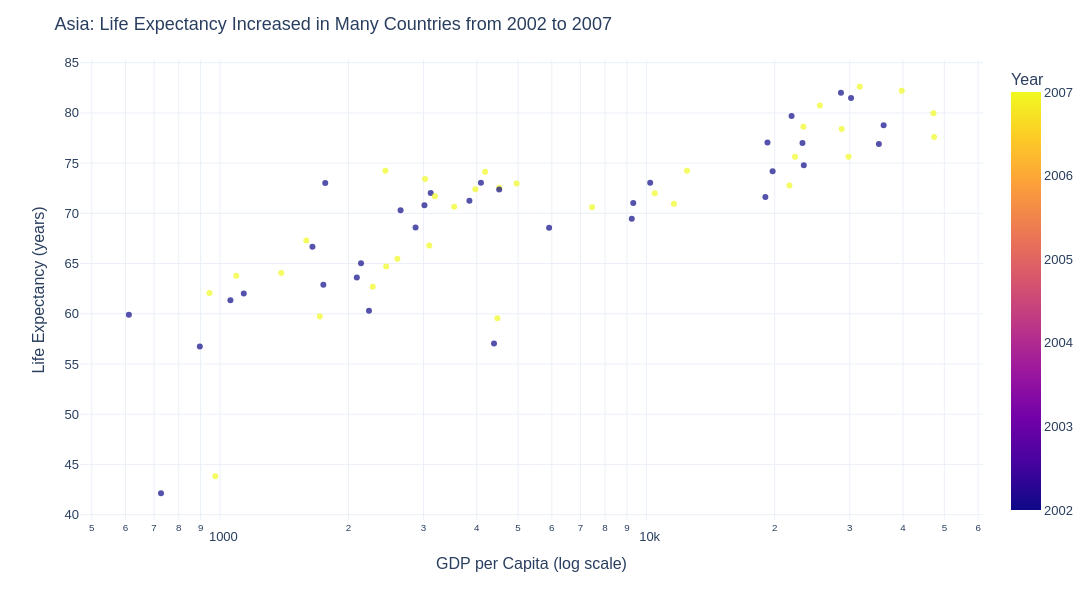

Notebook code for this chart:
### Markdown cell above
## Task 1 — Scatter: life expectancy change over time

**What to build:** A scatter showing **GDP per capita vs life expectancy** for **two years** (2002 and 2007) to show how both moved — use **colour for year** (just 2 colours), **one continent only**.

Choose any continent except Africa (that was the example). Highlight the change direction.

> 💡 Filter: `df.loc[df['continent'] == 'YOUR_CHOICE']` then filter years

### Code cell
# Task 1
# YOUR CODE HERE

asia = df[(df['continent'] == 'Asia') & 
          (df['year'].isin([2002, 2007]))]

fig = px.scatter(
    data_frame=asia,
    x='gdpPercap',
    y='lifeExp',
    color='year',
    hover_name='country',
    log_x=True,
    color_discrete_map={2002: '#2563EB', 2007: '#F97316'},
    labels={
        'gdpPercap': 'GDP per Capita (log scale)',
        'lifeExp': 'Life Expectancy (years)',
        'year': 'Year'
    },
    template='plotly_white',
    opacity=0.7
)

fig.update_layout(
    title='Asia: Life Expectancy Increased in Many Countries from 2002 to 2007',
    font=dict(family='Arial', size=13),
    height=600,
    width=1100
)

fig.show()

### Figure 1 — Plotly figure (JSON) as saved in the notebook; plotly's stock layout.template omitted (floating-point values rounded to 4 significant figures)
{"data": [{"hovertemplate": "<b>%{hovertext}</b><br><br>GDP per Capita (log scale)=%{x}<br>Life Expectancy (years)=%{y}<br>Year=%{marker.color}<extra></extra>", "hovertext": ["Afghanistan", "Afghanistan", "Bahrain", "Bahrain", "Bangladesh", "Bangladesh", "Cambodia", "Cambodia", "China", "China", "Hong Kong, China", "Hong Kong, China", "India", "India", "Indonesia", "Indonesia", "Iran", "Iran", "Iraq", "Iraq", "Israel", "Israel", "Japan", "Japan", "Jordan", "Jordan", "Korea, Dem. Rep.", "Korea, Dem. Rep.", "Korea, Rep.", "Korea, Rep.", "Kuwait", "Kuwait", "Lebanon", "Lebanon", "Malaysia", "Malaysia", "Mongolia", "Mongolia", "Myanmar", "Myanmar", "Nepal", "Nepal", "Oman", "Oman", "Pakistan", "Pakistan", "Philippines", "Philippines", "Saudi Arabia", "Saudi Arabia", "Singapore", "Singapore", "Sri Lanka", "Sri Lanka", "Syria", "Syria", "Taiwan", "Taiwan", "Thailand", "Thailand", "Vietnam", "Vietnam", "West Bank and Gaza", "West Bank and Gaza", "Yemen, Rep.", "Yemen, Rep."], "legendgroup": "", "marker": {"color": [2002, 2007, 2002, 2007, 2002, 2007, 2002, 2007, 2002, 2007, 2002, 2007, 2002, 2007, 2002, 2007, 2002, 2007, 2002, 2007, 2002, 2007, 2002, 2007, 2002, 2007, 2002, 2007, 2002, 2007, 2002, 2007, 2002, 2007, 2002, 2007, 2002, 2007, 2002, 2007, 2002, 2007, 2002, 2007, 2002, 2007, 2002, 2007, 2002, 2007, 2002, 2007, 2002, 2007, 2002, 2007, 2002, 2007, 2002, 2007, 2002, 2007, 2002, 2007, 2002, 2007], "coloraxis": "coloraxis", "opacity": 0.7, "symbol": "circle"}, "mode": "markers", "name": "", "orientation": "v", "showlegend": false, "type": "scatter", "x": [726.7, 974.6, 23400.0, 29800.0, 1136.0, 1391.0, 896.2, 1714.0, 3119.0, 4959.0, 30210.0, 39720.0, 1747.0, 2452.0, 2874.0, 3541.0, 9241.0, 11610.0, 4391.0, 4471.0, 21910.0, 25520.0, 28600.0, 31660.0, 3845.0, 4519.0, 1647.0, 1593.0, 19230.0, 23350.0, 35110.0, 47310.0, 9314.0, 10460.0, 10210.0, 12450.0, 2141.0, 3096.0, 611.0, 944.0, 1057.0, 1091.0, 19770.0, 22320.0, 2093.0, 2606.0, 2651.0, 3190.0, 19010.0, 21650.0, 36020.0, 47140.0, 3015.0, 3970.0, 4091.0, 4185.0, 23240.0, 28720.0, 5913.0, 7458.0, 1764.0, 2442.0, 4515.0, 3025.0, 2235.0, 2281.0], "xaxis": "x", "y": [42.13, 43.83, 74.8, 75.64, 62.01, 64.06, 56.75, 59.72, 72.03, 72.96, 81.5, 82.21, 62.88, 64.7, 68.59, 70.65, 69.45, 70.96, 57.05, 59.55, 79.7, 80.75, 82.0, 82.6, 71.26, 72.53, 66.66, 67.3, 77.05, 78.62, 76.9, 77.59, 71.03, 71.99, 73.04, 74.24, 65.03, 66.8, 59.91, 62.07, 61.34, 63.78, 74.19, 75.64, 63.61, 65.48, 70.3, 71.69, 71.63, 72.78, 78.77, 79.97, 70.81, 72.4, 73.05, 74.14, 76.99, 78.4, 68.56, 70.62, 73.02, 74.25, 72.37, 73.42, 60.31, 62.7], "yaxis": "y"}], "layout": {"coloraxis": {"colorbar": {"title": {"text": "Year"}}, "colorscale": [[0, "#0d0887"], [0.1111, "#46039f"], [0.2222, "#7201a8"], [0.3333, "#9c179e"], [0.4444, "#bd3786"], [0.5556, "#d8576b"], [0.6667, "#ed7953"], [0.7778, "#fb9f3a"], [0.8889, "#fdca26"], [1, "#f0f921"]]}, "font": {"family": "Arial", "size": 13}, "height": 600, "legend": {"tracegroupgap": 0}, "margin": {"t": 60}, "title": {"text": "Asia: Life Expectancy Increased in Many Countries from 2002 to 2007"}, "width": 1100, "xaxis": {"anchor": "y", "domain": [0, 1], "title": {"text": "GDP per Capita (log scale)"}, "type": "log"}, "yaxis": {"anchor": "x", "domain": [0, 1], "title": {"text": "Life Expectancy (years)"}}}}
